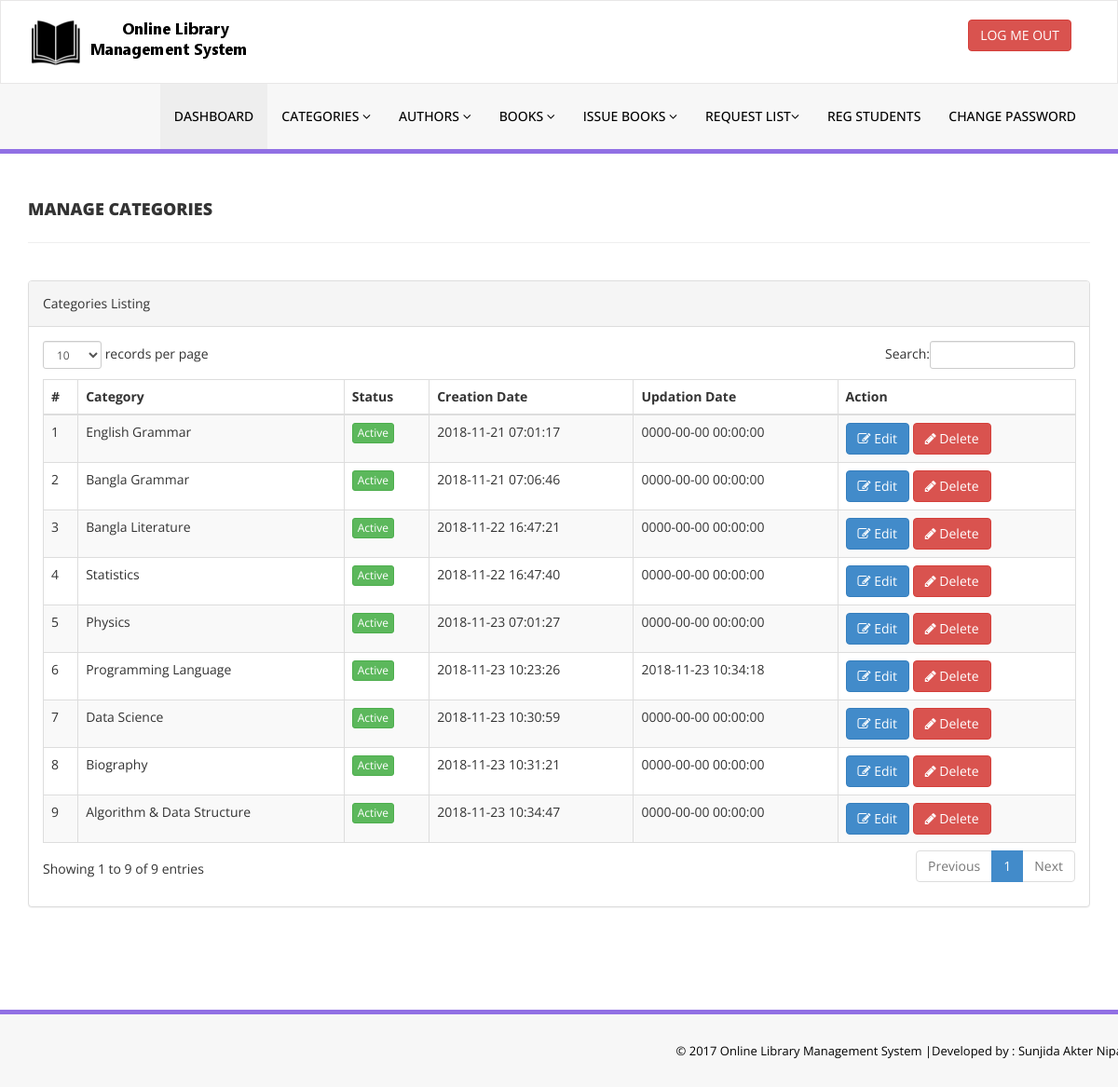
The app's page /admin/manage-categories.php (signed in) with its own data.
### tables this page shows
CREATE TABLE IF NOT EXISTS `tblcategory` (
  `id` int(11) NOT NULL AUTO_INCREMENT,
  `CategoryName` varchar(150) DEFAULT NULL,
  `Status` int(1) DEFAULT NULL,
  `CreationDate` timestamp NULL DEFAULT CURRENT_TIMESTAMP,
  `UpdationDate` timestamp NOT NULL DEFAULT '0000-00-00 00:00:00' ON UPDATE CURRENT_TIMESTAMP,
  PRIMARY KEY (`id`)
);

### admin/manage-categories.php (the view, shortened to what this page needs)
<?php
include('includes/config.php');
if(strlen($_SESSION['alogin'])==0)
    {
header('location:index.php');
}
else{
    ?>
<!DOCTYPE html>
<html xmlns="http://www.w3.org/1999/xhtml">
<head>
    <link href="assets/css/bootstrap.css" rel="stylesheet" />
    <link href="assets/css/font-awesome.css" rel="stylesheet" />
    <link href="assets/js/dataTables/dataTables.bootstrap.css" rel="stylesheet" />
    <link href="assets/css/style.css" rel="stylesheet" />
</head>
<body>
<?php include('includes/header.php');?>
    <div class="content-wrapper">
         <div class="container">
        <div class="row pad-botm">
            <div class="col-md-12">
                <h4 class="header-line">Manage Categories</h4>
    </div>
     <div class="row">
</div>
        </div>
            <div class="row">
                <div class="col-md-12">
                    <div class="panel panel-default">
                        <div class="panel-heading">
                           Categories Listing
                        </div>
                        <div class="panel-body">
                            <div class="table-responsive">
                                <table class="table table-striped table-bordered table-hover" id="dataTables-example">
                                    <thead>
                                        <tr>
                                            <th>#</th>
                                            <th>Category</th>
                                            <th>Status</th>
                                            <th>Creation Date</th>
                                            <th>Updation Date</th>
                                            <th>Action</th>
                                        </tr>
                                    </thead>
                                    <tbody>
<?php $sql = "SELECT * from  tblcategory";
$query = $dbh -> prepare($sql);
$query->execute();
$results=$query->fetchAll(PDO::FETCH_OBJ);
$cnt=1;
if($query->rowCount() > 0)
{
foreach($results as $result)
{               ?>
                                        <tr class="odd gradeX">
                                            <td class="center"><?php echo htmlentities($cnt);?></td>
                                            <td class="center"><?php echo htmlentities($result->CategoryName);?></td>
                                            <td class="center"><?php if($result->Status==1) {?>
                                            <a href="#" class="btn btn-success btn-xs">Active</a>
                                            <?php } else {?>
                                            <a href="#" class="btn btn-danger btn-xs">Inactive</a>
                                            <?php } ?></td>
                                            <td class="center"><?php echo htmlentities($result->CreationDate);?></td>
                                            <td class="center"><?php echo htmlentities($result->UpdationDate);?></td>
                                            <td class="center">
                                            <a href="edit-category.php?catid=<?php echo htmlentities($result->id);?>"><button class="btn btn-primary"><i class="fa fa-edit "></i> Edit</button>
                                          <a href="manage-categories.php?del=<?php echo htmlentities($result->id);?>" onclick="return confirm('Are you sure you want to delete?');"" >  <button class="btn btn-danger"><i class="fa fa-pencil"></i> Delete</button>
                                            </td>
                                        </tr>
 <?php $cnt=$cnt+1;}} ?>
                                    </tbody>
                                </table>
                            </div>
                        </div>
                    </div>
                </div>
            </div>
    </div>
    </div>
  <?php include('includes/footer.php');?>
</body>
</html>
<?php } ?>

### admin/assets/css/style.css (style rules this page uses)
.content-wrapper { margin-top: 40px; min-height:800px; padding-bottom:90px; }
.header-line { font-weight:900; padding-bottom:25px; border-bottom:1px solid #eeeeee; text-transform:uppercase; }
.pad-botm { padding-bottom:30px; }

### records on screen
tblcategory: CategoryName "English Grammar", Status "Active", CreationDate "2018-11-21 07:01:17", UpdationDate "0000-00-00 00:00:00"
tblcategory: CategoryName "Bangla Grammar", Status "Active", CreationDate "2018-11-21 07:06:46", UpdationDate "0000-00-00 00:00:00"
tblcategory: CategoryName "Bangla Literature", Status "Active", CreationDate "2018-11-22 16:47:21", UpdationDate "0000-00-00 00:00:00"
tblcategory: CategoryName "Statistics", Status "Active", CreationDate "2018-11-22 16:47:40", UpdationDate "0000-00-00 00:00:00"
tblcategory: CategoryName "Physics", Status "Active", CreationDate "2018-11-23 07:01:27", UpdationDate "0000-00-00 00:00:00"
tblcategory: CategoryName "Programming Language", Status "Active", CreationDate "2018-11-23 10:23:26", UpdationDate "2018-11-23 10:34:18"
tblcategory: CategoryName "Data Science", Status "Active", CreationDate "2018-11-23 10:30:59", UpdationDate "0000-00-00 00:00:00"
tblcategory: CategoryName "Biography", Status "Active", CreationDate "2018-11-23 10:31:21", UpdationDate "0000-00-00 00:00:00"
tblcategory: CategoryName "Algorithm & Data Structure", Status "Active", CreationDate "2018-11-23 10:34:47", UpdationDate "0000-00-00 00:00:00"
